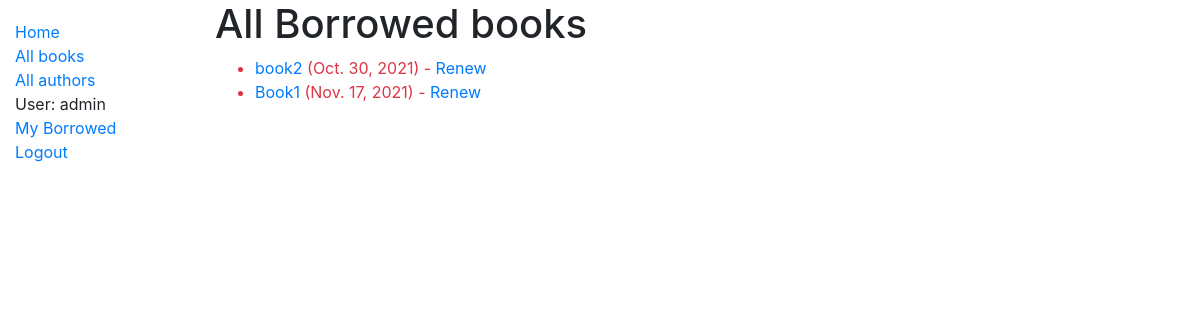
The page /catalog/librarian/ (signed in) on the database as committed earlier.
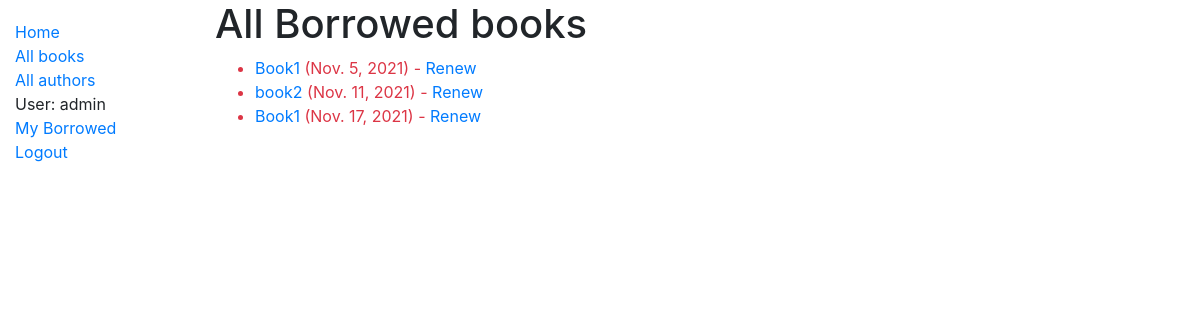
The same page on the database as committed later.
### catalog/models.py (models this page shows, shortened)
class BookInstance(models.Model):
    id = models.UUIDField(primary_key=True, default=uuid.uuid4,
                          help_text='Unique ID for this particular book across whole library')
    book = models.ForeignKey('Book', on_delete=models.RESTRICT, null=True)
    imprint = models.CharField(max_length=200)
    due_back = models.DateField(null=True, blank=True)
    borrower = models.ForeignKey(User, on_delete=models.SET_NULL, null=True, blank=True)
    LOAN_STATUS = (
        ('m', 'Maintenance'),
        ('o', 'On loan'),
        ('a', 'Available'),
        ('r', 'Reserved'),
    )
    status = models.CharField(
        max_length=1,
        choices=LOAN_STATUS,
        blank=True,
        default='m',
        help_text='Book availability',
    )
    class Meta:
        ordering = ['due_back']
        permissions = (("can_mark_returned", "Set book as returned"),)
    @property
    def is_overdue(self):
        if self.due_back and date.today() > self.due_back:
            return True
        return False

class Book(models.Model):
    title = models.CharField(max_length=200)
    author = models.ForeignKey('Author', on_delete=models.SET_NULL, null=True)
    summary = models.TextField(max_length=1000, help_text='Enter a brief description of the book')
    isbn = models.CharField('ISBN', max_length=13, unique=True,
                            help_text='13 Character <a href="https://www.isbn-international.org/content/what-isbn">ISBN number</a>')
    genre = models.ManyToManyField(Genre, help_text='Select a genre for this book')
    language = models.ForeignKey('Language', on_delete=models.SET_NULL, null=True)
    def display_genre(self):
        """Create a string for the Genre. This is required to display genre in Admin."""
        return ', '.join(genre.name for genre in self.genre.all()[:3])
    display_genre.short_description = 'Genre'

### catalog/views.py (the view)
# urls.py: path('librarian/', views.LoanedBooksAllListView.as_view(), name='all-borrowed'),
class LoanedBooksAllListView(PermissionRequiredMixin, generic.ListView):
    model = BookInstance
    permission_required = 'catalog.can_mark_returned'
    template_name = 'catalog/bookinstance_list_borrowed_all.html'
    paginate_by = 10
    def get_queryset(self):
        return BookInstance.objects.filter(status__exact='o').order_by('due_back')

### catalog/templates/catalog/bookinstance_list_borrowed_all.html
{% extends "base_generic.html" %}
{% block content %}
    <h1>All Borrowed books</h1>
    {% if bookinstance_list %}
    <ul>
      {% for bookinst in bookinstance_list %}
      <li class="{% if bookinst.is_overdue %}text-danger{% endif %}">
        <a href="{% url 'book-detail' bookinst.book.pk %}">{{bookinst.book.title}}</a> ({{ bookinst.due_back }}) {% if perms.catalog.can_mark_returned %}- <a href="{% url 'renew-book-librarian' bookinst.id %}">Renew</a>  {% endif %}
      </li>
      {% endfor %}
    </ul>
    {% else %}
      <p>There are no books borrowed.</p>
    {% endif %}
{% endblock %}

Rows that differ between the two databases and show on the page:
now on this page (row edited): BookInstance: book "Book1", due_back "Nov. 5, 2021"
changed BookInstance "book2": due_back "Oct. 30, 2021" → "Nov. 11, 2021"
